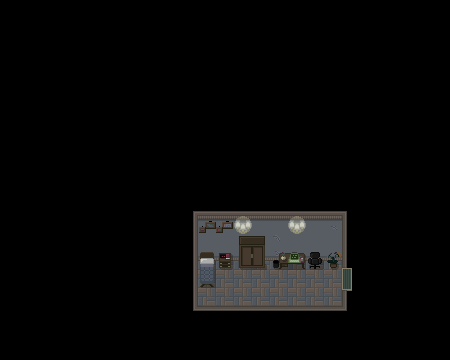

This is a level from a 2D game, rendered from its Tiled map with the project's own tilesets. A one-line summary and the map file follow, with tile-layer data summarised:
An orthogonal 25x20 tile map with 18x18 px tiles, 3 tile layers (Livello tile 1, Furniture, Foreground), 3 tilesets and 5 objects.

<map version="1.10" tiledversion="1.11.0" orientation="orthogonal" renderorder="right-down" width="25" height="20" tilewidth="18" tileheight="18" infinite="0" nextlayerid="5" nextobjectid="8">
 <tileset firstgid="1" source="../../TILEMAPS/Tilemap1/Tilemap1.tsx" />
 <tileset firstgid="154" source="../../TILEMAPS/Tilemap 3/Tilemap3.tsx" />
 <tileset firstgid="307" source="../../TILEMAPS/Furniture/Furniture.tsx" />
 <layer id="1" name="Livello tile 1" width="25" height="20">
  <data>[500 cells, 500 non-empty, 20 distinct tile ids]</data>
 </layer>
 <layer id="2" name="Furniture" width="25" height="20">
  <data>[500 cells, 13 non-empty, 13 distinct tile ids]</data>
 </layer>
 <objectgroup id="4" name="Collisioni">
  <object id="1" x="180" y="198" width="180" height="72" />
  <object id="2" x="180" y="270" width="18" height="54" />
  <object id="4" x="198" y="306" width="144" height="18" />
  <object id="5" x="342" y="270" width="18" height="54" />
  <object id="6" x="198" y="270" width="18" height="18" />
 </objectgroup>
 <layer id="3" name="Foreground" width="25" height="20">
  <data>[500 cells, 3 non-empty, 3 distinct tile ids]</data>
 </layer>
</map>
